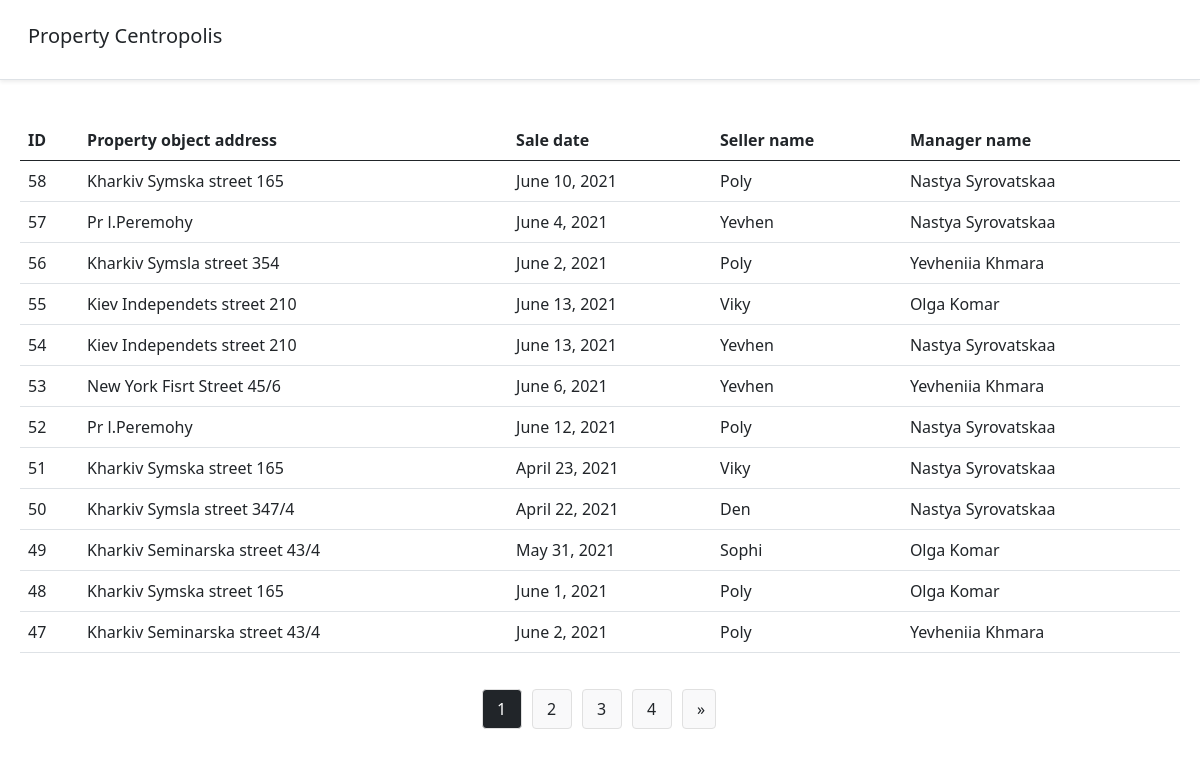
The app's page /contracts with its own data.
### rega/models.py (models this page shows)
class Contract(models.Model):
    property_object = models.ForeignKey(PropertyObject, on_delete=models.CASCADE)
    sale_date = models.DateField()
    seller_name = models.CharField(max_length=100)
    users = models.ManyToManyField(User)

class PropertyObject(models.Model):
    latitude = models.FloatField('latitude')
    longitude = models.FloatField('longitude')
    square = models.FloatField('square')
    price = models.FloatField('price')
    type = models.CharField('type', max_length=100)
    address = models.CharField('address', max_length=300)
    sold_status = models.BooleanField('sold_status', default=False)

class User(AbstractUser):
    username = models.CharField('username', max_length=100, unique=True)
    name = models.CharField('username', max_length=100, default='name')
    email = models.CharField('email', max_length=100, unique=True)
    password = models.CharField('password', max_length=100)
    type = models.CharField(
        max_length=10,
        choices=TypeUsers.choices,
        default=TypeUsers.MANAGER,
    )
    EMAIL_FIELD = 'email'
    USERNAME_FIELD = 'username'
    REQUIRED_FIELDS = []
    def full_name(self):
        return self.first_name +' '+self.last_name

### rega/views.py (the view)
# urls.py: path('contracts', views.contracts, name='contracts'),
def contracts(request):
    page_number_contracts = request.GET.get('page') or 1
    property_contracts = Contract.objects.all().order_by('-id')
    current_page_contracts = Paginator(property_contracts, 12)
    page_contracts = current_page_contracts.get_page(page_number_contracts)
    user_contract = User.objects.all()
    property_contracts_count = property_contracts.count()
    context = {
        'property_contracts': page_contracts,
        'user_contract': user_contract,
        'property_contracts_count': property_contracts_count
    }
    return render(request, 'rega/contracts.html', context)

### rega/templates/rega/contracts.html (shortened to what this page needs)
{% load static %}
<!DOCTYPE html>
<html lang="en">
<head>
  <link href="https://cdn.jsdelivr.net/npm/bootstrap@5.0.1/dist/css/bootstrap.min.css" rel="stylesheet"
>
  <link rel="stylesheet" href="{% static 'css/rega.css'%}">
</head>
<body>
  {% include "rega/header.html" %}
  <div class="dashboard-content-indexes">
    <div class="contracts-table">
      <table class="table">
        <thead class="thead-dark">
          <tr>
            <th scope="col">ID</th>
            <th scope="col">Property object address</th>
            <th scope="col">Sale date</th>
            <th scope="col">Seller name</th>
            <th scope="col">Manager name</th>
          </tr>
        </thead>
        {% if property_contracts_count > 0 %}
        <tbody>
          {% for el in property_contracts %}
          <tr class="row-center">
            <td>{{ el.id }}</td>
            <td>{{ el.property_object.address }}</td>
            <td>{{ el.sale_date }}</td>
            <td>{{ el.seller_name }}</td>
            <td>{{el.users.first.full_name}}</td>
          </tr>
          {% endfor %}
        </tbody>
        {% endif %}
      </table>
    </div>
    <div class="row">
      <ul class="pagination">
        {% for page in property_contracts.paginator.page_range %}
        {% if page == property_contracts.number %}
        <li class="pigi-item-current"><a class="white-text" href="?page={{page}}">{{page}}</a></li>
        {% else %}
        <li class="pigi-item-number"><a class="text-dark" href="?page={{page}}">{{page}}</a></li>
        {% endif %}
        {% endfor %}
        {% if property_contracts.has_next %}
        <li class="pigi-item">
          <a class="text-dark" href="?page={{ property_contracts.next_page_number }}">&raquo;</a>
        </li>
        {% endif %}
      </ul>
    </div>
  </div>
</body>
</html>

### rega/static/css/rega.css (style rules this page uses)
body { box-sizing: border-box; overflow: hidden; }
.text-dark { text-decoration: none; padding: 0px 0px 0 4px; }
.contracts-table { width: 100%; padding: 20px; }
.pagination { display: flex; padding-left: 0; list-style: none; justify-content: center; }
.pigi-item { display: flex; align-items: center; margin-left: 10px; padding: 10px; border-radius: 4px; background: #f9f9fa; border: 1px solid #e0e0e0; height: 40px; }
.pigi-item-number { display: flex; align-items: center; margin-left: 10px; padding: 10px; border-radius: 4px; background: #f9f9fa; border: 1px solid #e0e0e0; width: 40px; height: 40px; }
.pigi-item-current { display: flex; align-items: center; margin-left: 10px; padding: 10px; border-radius: 4px; border: 1px solid #e0e0e0; background-color: #212529; width: 40px; height: 40px; }
.white-text { color: #ffff; padding: 0px 0px 0 4px; }
a { text-decoration: none; }

### records on screen
Contract: id "58", property_object.address "Kharkiv Symska street 165", sale_date "June 10, 2021", seller_name "Poly", users.first.full_name "Nastya Syrovatskaa"
Contract: id "57", property_object.address "Pr l.Peremohy", sale_date "June 4, 2021", seller_name "Yevhen", users.first.full_name "Nastya Syrovatskaa"
Contract: id "56", property_object.address "Kharkiv Symsla street 354", sale_date "June 2, 2021", seller_name "Poly", users.first.full_name "Yevheniia Khmara"
Contract: id "55", property_object.address "Kiev Independets street 210", sale_date "June 13, 2021", seller_name "Viky", users.first.full_name "Olga Komar"
Contract: id "54", property_object.address "Kiev Independets street 210", sale_date "June 13, 2021", seller_name "Yevhen", users.first.full_name "Nastya Syrovatskaa"
Contract: id "53", property_object.address "New York Fisrt Street 45/6", sale_date "June 6, 2021", seller_name "Yevhen", users.first.full_name "Yevheniia Khmara"
Contract: id "52", property_object.address "Pr l.Peremohy", sale_date "June 12, 2021", seller_name "Poly", users.first.full_name "Nastya Syrovatskaa"
Contract: id "51", property_object.address "Kharkiv Symska street 165", sale_date "April 23, 2021", seller_name "Viky", users.first.full_name "Nastya Syrovatskaa"
Contract: id "50", property_object.address "Kharkiv Symsla street 347/4", sale_date "April 22, 2021", seller_name "Den", users.first.full_name "Nastya Syrovatskaa"
Contract: id "49", property_object.address "Kharkiv Seminarska street 43/4", sale_date "May 31, 2021", seller_name "Sophi", users.first.full_name "Olga Komar"
Contract: id "48", property_object.address "Kharkiv Symska street 165", sale_date "June 1, 2021", seller_name "Poly", users.first.full_name "Olga Komar"
Contract: id "47", property_object.address "Kharkiv Seminarska street 43/4", sale_date "June 2, 2021", seller_name "Poly", users.first.full_name "Yevheniia Khmara"

### other values on screen
{{ page }} "1"
{{ page }} "2" "3" "4"
